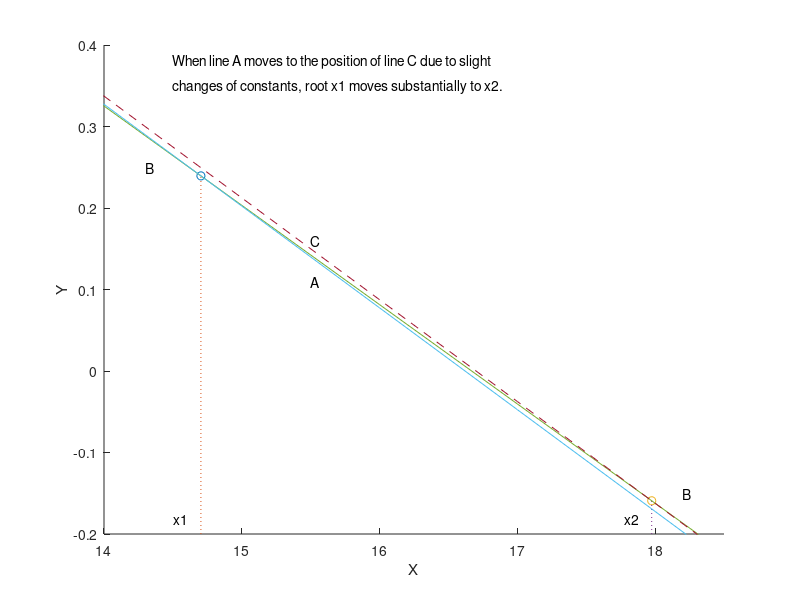

MATLAB code for this plot:
% f3_4
% Copyright S. Nakamura, 1995
set(gcf, 'NumberTitle','off','Name', 'Figure 3.4')

clear, clf
axis([14,18.5,-.2,.4])
%axis('square')

hold on

x=-2:20;
ya=(2.01045-0.12065*x)/0.98775;
yb=(2.00555-0.12032*x)/0.98755;
yc=(2.01145-0.12065*x)/0.98775;
s1=[0.12065, 0.98775; 0.12032,0.98755]\[2.01045;2.00555];
%  s1= solution for A and B
plot(s1(1),s1(2),'o')
plot([s1(1),s1(1)], [-0.2,s1(2)],':')
text(s1(1)-0.2, 0.019-0.2,'x1')
s2=[0.12065, 0.98775; 0.12032,0.98755]\[2.01145;2.00555];
%  s2= solution for A' and B

plot(s2(1),s2(2),'o')
plot([s2(1),s2(1)], [-0.2,s2(2)],':')
text(s2(1)-0.2, 0.019-0.2,'x2')

yb=(s1(2) - s2(2))/(s1(1)-s2(1))*(x-s1(1)) + s1(2);
ya=(s1(2) - s2(2)+0.01)/(s1(1)-s2(1))*(x-s1(1)) + s1(2);
yc=(s1(2)+0.01 - s2(2))/(s1(1)-s2(1))*(x-s1(1)) + s1(2)+0.01;
plot(x,yb)
plot(x,ya)
plot( x,yc,'--')

%plot([-2,19],[0.3,0.3],':');text(19.4,0.2,'x')
plot([0,0],[-3,2.8],':'); text(-0.2,3,'y')



text(-1.9,6,'Infinite number ')
text(-1.9,5.3,'of solutions')
%axis('square')
%================

text(14.3, 0.25, 'B')
text(18.2, -0.15, 'B')
text(15.5, 0.11, 'A')
text(15.5,0.16, 'C')
text(14.5, 0.38,'When line A moves to the position of line C due to slight')
text(14.5, 0.35,'changes of constants, root x1 moves substantially to x2.')
xlabel('X')
ylabel('Y')
